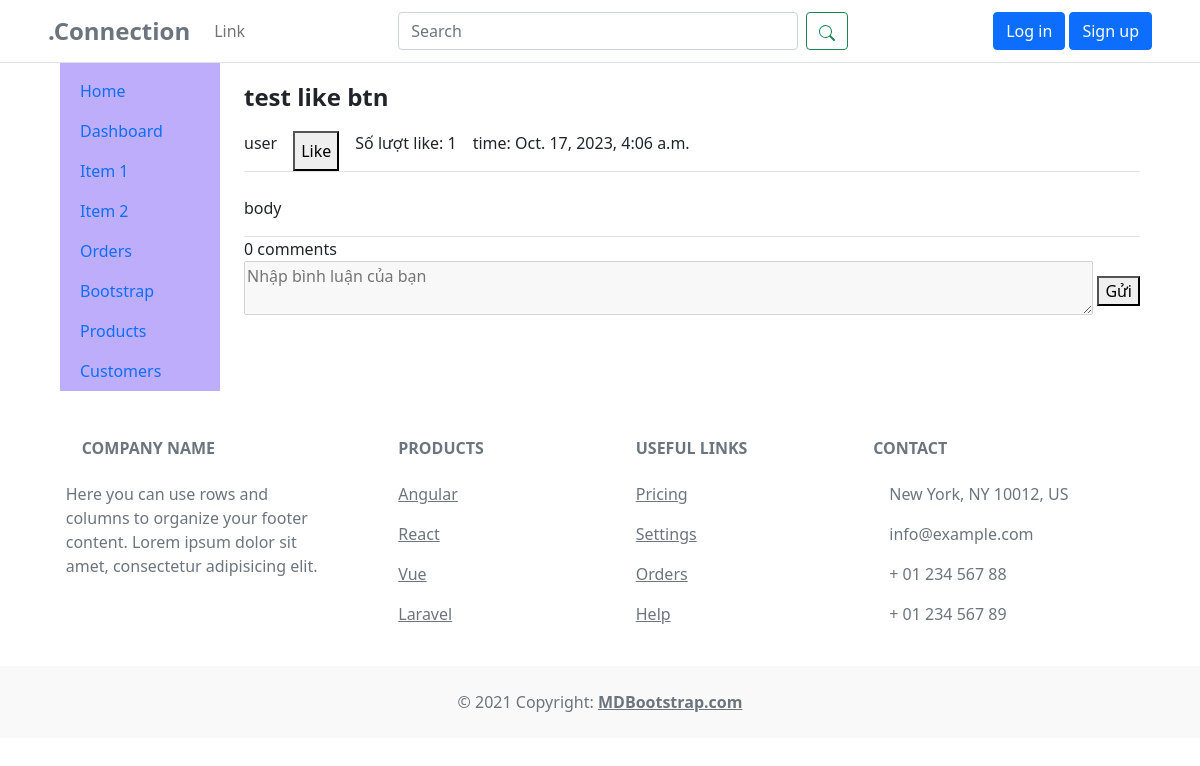
The page /post/6/ on the database as committed earlier.
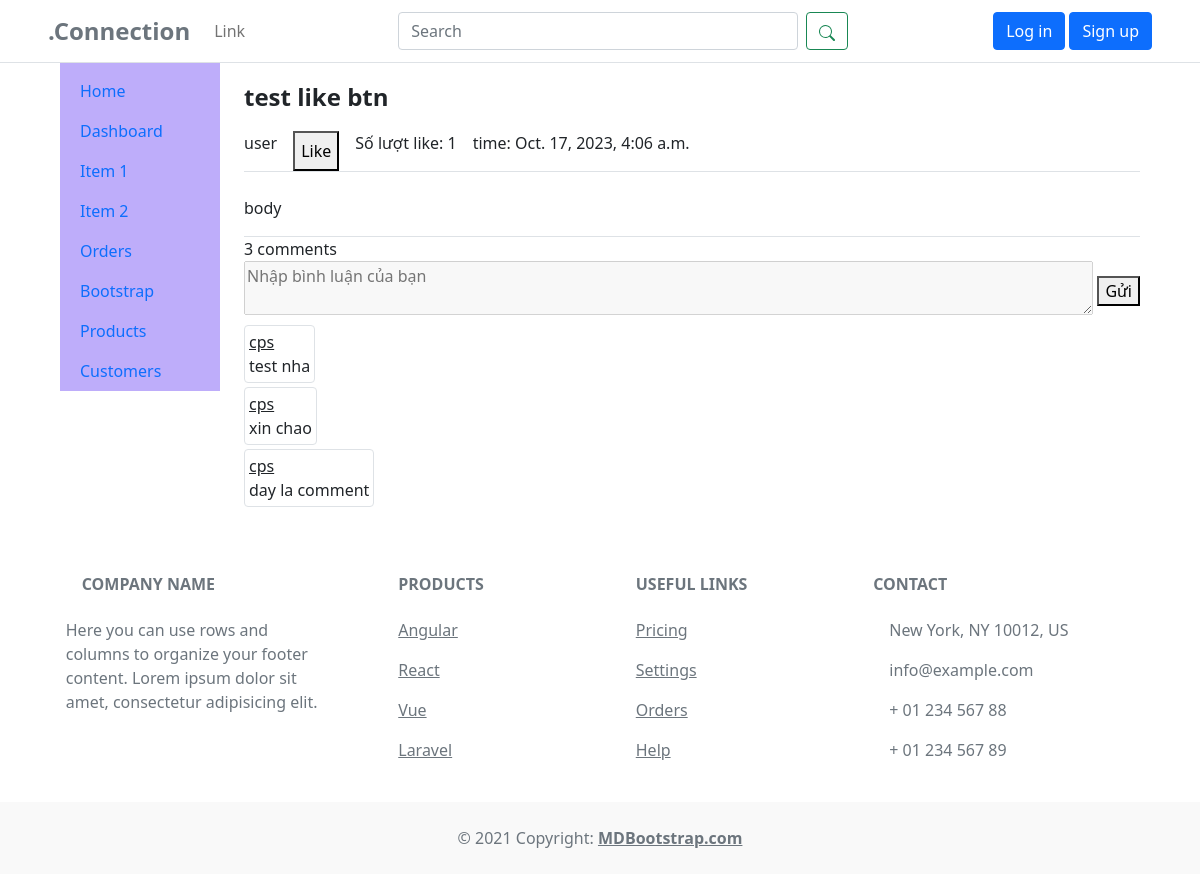
The same page on the database as committed later.
### app/models.py (models this page shows, shortened)
class Post(models.Model):
    title = models.CharField(max_length=200)
    content = HTMLField()
    user = models.ForeignKey(User, on_delete=models.CASCADE, default=None)
    likes = models.ManyToManyField(User, related_name='liked_posts')
    pub_date = models.DateTimeField(auto_now_add=True)

class Comment(models.Model):
    post = models.ForeignKey(Post, on_delete=models.CASCADE, related_name='comments')
    user = models.ForeignKey(User, on_delete=models.CASCADE)
    text = models.TextField()
    created_at = models.DateTimeField(auto_now_add=True)
    def __str__(self):
        return self.text

### app/views.py (the view)
# urls.py: path('post/<str:id>/', views.post, name="post"),
def post(req, id):
    post = Post.objects.get(id=id)
    comments = post.comments.all()
    comment_count = comments.count()
    return render(req, 'app/post.html', {'post': post, 'comments': comments, 'comment_count': comment_count})

### templates/app/post.html (shortened to what this page needs)
{% extends "components/base.html" %}
{% load static %}
{% block extrastyles %}
<link rel="stylesheet" type="text/css" href="{% static 'css/app.css' %}" />
{% endblock extrastyles %}
{% block content %}
<div class="border-bottom">
  <p class="fs-4 fw-bold">{{ post.title }}</p>
  <div class="d-flex gap-3">
    <p>{{ post.user.username }}</p>
    <button class="like-button" data-post-id="{{ post.id }}">
      {% if request.user in post.likes.all %}
      Unlike
      {% else %}
      Like
      {% endif %}
    </button>
    <p>Số lượt like: <span id="like-count">{{ post.likes.count }}</span></p>
    <p>time: {{ post.pub_date }}</p>
  </div>
</div>
<div class="mt-4">
  <p>{{ post.content|safe }}</p>
</div>
<div>
  <div class="mb-1 border-top">
    <p class="m-0">{{ comment_count }} comments</p>
    <form class="d-flex align-items-center">
      <div class="pe-1 flex-grow-1">
        {% if user.is_authenticated %}
        <textarea class="w-100" id="comment" data-post-id="{{post.id}}" name="comment"
          placeholder="Nhập bình luận của bạn" required></textarea>
        {% else %}
        <textarea class="w-100" id="comment" data-post-id="{{post.id}}" name="comment"
        placeholder="Nhập bình luận của bạn" required disabled></textarea>
        {% endif %}
      </div>
      <button type="button" id="submit_comment">Gửi</button>
    </form>
  </div>
  <div id="list-comment">
    {% for comment in comments %}
    <div class="mb-1">
      <div class="border rounded d-inline-block p-1">
        <p class="m-0 text-decoration-underline">{{ comment.user }}</p>
        <p class="m-0">{{ comment }}</p>
      </div>
    </div>
    {% endfor %}
  </div>
</div>
{% endblock content %}

### templates/components/base.html (shortened to what this page needs)
{% load static %}
<!DOCTYPE html>
<html lang="en">
<head>
  <link href="https://cdn.jsdelivr.net/npm/bootstrap@5.0.2/dist/css/bootstrap.min.css" rel="stylesheet"
 />
  <link rel="stylesheet" type="text/css" href="{% static 'css/styles.css' %}" />
  {% block extrastyles %}{% endblock extrastyles %}
</head>
<body>
  {% include "components/navbar.html" %}
  <div class="container-fluid">
    <div class="px-5">
      <div class="row flex-nowrap">
        {% include "components/side.html" %}
        <div class="col-10 py-3">{% block content %}{% endblock content %}</div>
      </div>
    </div>
  </div>
  {% include "components/footer.html" %}
</body>
</html>

### templates/components/navbar.html (shortened to what this page needs)
<nav class="navbar navbar-expand-lg navbar-light border-bottom">
  <div class="container-fluid px-5">
    <a class="navbar-brand text-secondary fw-bold fs-4" href="{% url "index" %}">.Connection</a>
    <div class="collapse navbar-collapse d-lg-flex justify-content-between" id="navbarSupportedContent">
      <ul class="navbar-nav mb-2 mb-lg-0">
        <li class="nav-item">
          <a class="nav-link" href="#">Link</a>
        </li>
      </ul>
      <form class="d-flex">
        <input class="form-control me-2 nav-search" type="search" placeholder="Search" aria-label="Search" />
        <button class="btn btn-outline-success" type="submit">
        </button>
      </form>
      <div class="mt-lg-0 mt-3">
        {% if request.user.is_authenticated %}
        <a class="p-2 text-dark text-decoration-none" href="{% url 'account' %}">Account</a>
        <a class="p-2 text-dark text-decoration-none" href="{% url 'newpost' %}">Create post</a>
        <a class="p-2 text-dark" href="{% url 'logout' %}">Logout</a>
        {% else %}
        <button class="btn btn-primary">
          <a class="text-white text-decoration-none" href="{% url "login" %}">Log in</a>
        </button>
        <button class="btn btn-primary">
          <a class="text-white text-decoration-none" href="{% url "register" %}">Sign up</a>
        </button>
        {% endif %}
      </div>
    </div>
  </div>
</nav>

### templates/components/side.html (shortened to what this page needs)
<div class="col-2">
  <div
    class="d-flex flex-column align-items-center align-items-sm-start px-3 pt-2 text-white"
    style="background-color: #BEADFA"
  >
    <ul
      class="nav nav-pills flex-column mb-sm-auto mb-0 align-items-center align-items-sm-start"
      id="menu"
    >
      <li class="nav-item">
        <a href="#" class="nav-link align-middle px-0">
          <span class="ms-1 d-none d-sm-inline">Home</span>
        </a>
      </li>
      <li>
        <a
          href="#submenu1"
          data-bs-toggle="collapse"
          class="nav-link px-0 align-middle"
        >
          <span class="ms-1 d-none d-sm-inline">Dashboard</span>
        </a>
        <ul
          class="collapse show nav flex-column ms-1"
          id="submenu1"
          data-bs-parent="#menu"
        >
          <li class="w-100">
            <a href="#" class="nav-link px-0">
              <span class="d-none d-sm-inline">Item</span> 1
            </a>
          </li>
          <li>
            <a href="#" class="nav-link px-0">
              <span class="d-none d-sm-inline">Item</span> 2
            </a>
          </li>
        </ul>
      </li>
      <li>
        <a href="#" class="nav-link px-0 align-middle">
          <span class="ms-1 d-none d-sm-inline">Orders</span></a
        >
      </li>
      <li>
        <a
          href="#submenu2"
          data-bs-toggle="collapse"
          class="nav-link px-0 align-middle"
        >
          <span class="ms-1 d-none d-sm-inline">Bootstrap</span></a
        >
      </li>
      <li>
        <a
          href="#submenu3"
          data-bs-toggle="collapse"
          class="nav-link px-0 align-middle"
        >
          <span class="ms-1 d-none d-sm-inline">Products</span>
        </a>
      </li>
      <li>
        <a href="#" class="nav-link px-0 align-middle">
          <span class="ms-1 d-none d-sm-inline">Customers</span>
        </a>
      </li>
    </ul>
  </div>
</div>

### templates/components/footer.html (shortened to what this page needs)
<footer class="text-center text-lg-start bg-white text-muted">
  <section class="">
    <div class="container text-center text-md-start mt-5">
      <div class="row mt-3">
        <div class="col-md-3 col-lg-4 col-xl-3 mx-auto mb-4">
          <h6 class="text-uppercase fw-bold mb-4">
            Company name
          </h6>
          <p>
            Here you can use rows and columns to organize your footer content.
            Lorem ipsum dolor sit amet, consectetur adipisicing elit.
          </p>
        </div>
        <div class="col-md-2 col-lg-2 col-xl-2 mx-auto mb-4">
          <h6 class="text-uppercase fw-bold mb-4">Products</h6>
          <p>
            <a href="#!" class="text-reset">Angular</a>
          </p>
          <p>
            <a href="#!" class="text-reset">React</a>
          </p>
          <p>
            <a href="#!" class="text-reset">Vue</a>
          </p>
          <p>
            <a href="#!" class="text-reset">Laravel</a>
          </p>
        </div>
        <div class="col-md-3 col-lg-2 col-xl-2 mx-auto mb-4">
          <h6 class="text-uppercase fw-bold mb-4">Useful links</h6>
          <p>
            <a href="#!" class="text-reset">Pricing</a>
          </p>
          <p>
            <a href="#!" class="text-reset">Settings</a>
          </p>
          <p>
            <a href="#!" class="text-reset">Orders</a>
          </p>
          <p>
            <a href="#!" class="text-reset">Help</a>
          </p>
        </div>
        <div class="col-md-4 col-lg-3 col-xl-3 mx-auto mb-md-0 mb-4">
          <h6 class="text-uppercase fw-bold mb-4">Contact</h6>
          <p>
             New York, NY 10012,
            US
          </p>
          <p>
            info@example.com
          </p>
          <p>
             + 01 234 567 88
          </p>
          <p>
             + 01 234 567 89
          </p>
        </div>
      </div>
    </div>
  </section>
  <div class="text-center p-4" style="background-color: rgba(0, 0, 0, 0.025)">
    © 2021 Copyright:
    <a class="text-reset fw-bold" href="https://mdbootstrap.com/"
      >MDBootstrap.com</a
    >
  </div>
</footer>

Rows that differ between the two databases and show on the page:
added Comment: user "cps", text "test nha"
added Comment: user "cps", text "xin chao"
added Comment: user "cps", text "day la comment"
Other text that changed with them:
{{ comment_count }}: "0" → "3"
